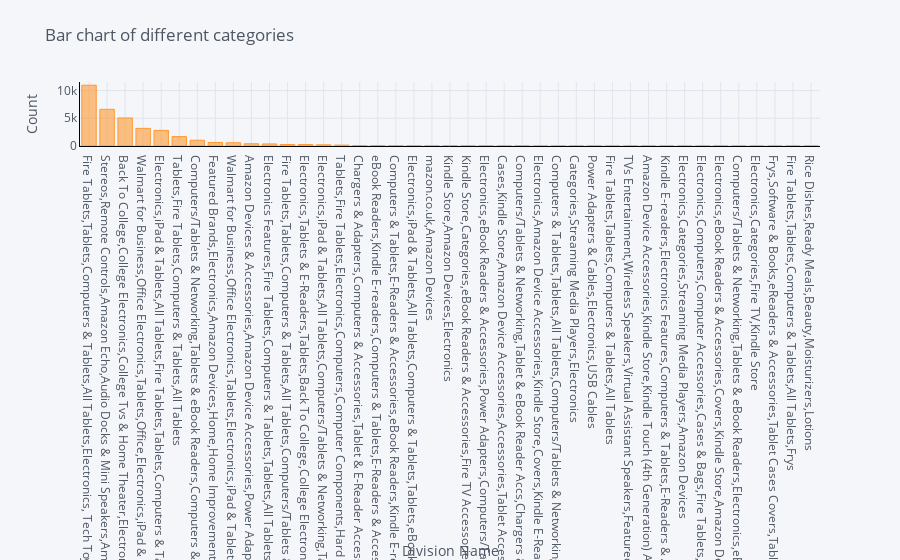

Notebook source saved alongside this figure:
### Code cell
df.groupby('categories').count()['id'].sort_values(ascending=False).iplot(kind='bar', yTitle='Count', linecolor='black', title="Bar chart of different categories", xTitle='Division Name')

### Figure 1 — Plotly figure (JSON) as saved in the notebook; plotly's stock layout.template omitted (floating-point values rounded to 4 significant figures)
{"data": [{"marker": {"color": "rgba(255, 153, 51, 0.6)", "line": {"color": "rgba(255, 153, 51, 1.0)", "width": 1}}, "name": "id", "orientation": "v", "text": "", "type": "bar", "x": ["Fire Tablets,Tablets,Computers & Tablets,All Tablets,Electronics, Tech Toys, Movies, Music,Electronics,iPad & Tablets,Android Tablets,Frys", "Stereos,Remote Controls,Amazon Echo,Audio Docks & Mini Speakers,Amazon Echo Accessories,Kitchen & Dining Features,Speaker Systems,Electronics,TVs Entertainment,Clearance,Smart Hubs & Wireless Routers,Featured Brands,Wireless Speakers,Smart Home & Connected Living,Home Security,Kindle Store,Home Automation,Home, Garage & Office,Home,Voice-Enabled Smart Assistants,Virtual Assistant Speakers,Portable Audio & Headphones,Electronics Features,Amazon Device Accessories,iPod, Audio Player Accessories,Home & Furniture Clearance,Consumer Electronics,Smart Home,Surveillance,Home Improvement,Smart Home & Home Automation Devices,Smart Hubs,Home Safety & Security,Voice Assistants,Alarms & Sensors,Amazon Devices,Audio,Holiday Shop", "Back To College,College Electronics,College Tvs & Home Theater,Electronics,Tvs & Home Theater,Streaming Devices,Featured Brands,Amazon Devices,Holiday Shop,Ways To Shop,TV & Home Theater,Streaming Media Players,All Streaming Media Players,TVs Entertainment,Video Games,Kindle Store,Electronics Features,Kids & Family,Fire TV", "Walmart for Business,Office Electronics,Tablets,Office,Electronics,iPad & Tablets,Windows Tablets,All Windows Tablets,Computers & Tablets,E-Readers & Accessories,E-Readers,eBook Readers,Kindle E-readers,Computers/Tablets & Networking,Tablets & eBook Readers,Electronics Features,Books & Magazines,Book Accessories,eReaders,TVs & Electronics,Computers & Laptops,Tablets & eReaders", "Electronics,iPad & Tablets,All Tablets,Fire Tablets,Tablets,Computers & Tablets", "Tablets,Fire Tablets,Computers & Tablets,All Tablets", "Computers/Tablets & Networking,Tablets & eBook Readers,Computers & Tablets,Tablets,All Tablets", "Featured Brands,Electronics,Amazon Devices,Home,Home Improvement,Home Safety & Security,Home Security,Alarms & Sensors,Smart Home & Home Automation Devices,Mobile,Mobile Speakers,Mobile Bluetooth Speakers,Smart Hubs & Wireless Routers,Smart Hubs,Home, Garage & Office,Smart Home,Voice Assistants,Smart Home & Connected Living,Amazon Tap,Portable Audio,MP3 Accessories,Speakers,Amazon Echo,Electronics Features,TVs & Electronics,Portable Audio & Electronics,MP3 Player Accessories,Home Theater & Audio,Kindle Store,Frys,Electronic Components,Home Automation,Electronics, Tech Toys, Movies, Music,Audio,Bluetooth Speakers", "Walmart for Business,Office Electronics,Tablets,Electronics,iPad & Tablets,All Tablets,Computers & Tablets,E-Readers & Accessories,Kindle E-readers,Electronics Features,eBook Readers,See more Amazon Kindle Voyage (Wi-Fi),See more Amazon Kindle Voyage 4GB, Wi-Fi  3G (Unlocked...", "Amazon Devices & Accessories,Amazon Device Accessories,Power Adapters & Cables,Kindle Store,Kindle E-Reader Accessories,Kindle Paperwhite Accessories", "Electronics Features,Fire Tablets,Computers & Tablets,Tablets,All Tablets,Computers/Tablets & Networking,Tablets & eBook Readers", "Fire Tablets,Tablets,Computers & Tablets,All Tablets,Computers/Tablets & Networking,Tablets & eBook Readers", "Electronics,Tablets & E-Readers,Tablets,Back To College,College Electronics,College Ipads & Tablets,Featured Brands,Amazon Devices,Electronics Deals,Computers & Tablets,All Tablets,Electronics Features,eBook Readers", "Electronics,iPad & Tablets,All Tablets,Computers/Tablets & Networking,Tablets & eBook Readers,Computers & Tablets,E-Readers & Accessories,E-Readers,Used:Computers Accessories,Used:Tablets,Computers,iPads Tablets,Kindle E-readers,Electronics Features", "Tablets,Fire Tablets,Electronics,Computers,Computer Components,Hard Drives & Storage,Computers & Tablets,All Tablets", "Chargers & Adapters,Computers & Accessories,Tablet & E-Reader Accessories,Amazon Devices & Accessories,Fire Tablet Accessories,Electronics,Power Adapters & Cables,Cell Phones,Amazon Device Accessories,Cell Phone Accessories,Cell Phone Batteries & Power,Tablet Accessories,Featured Brands,Kindle Fire (2nd Generation) Accessories,Kindle Store,Home Improvement,Fire (5th Generation) Accessories,Electrical,Amazon Devices,Home,Tablets & E-Readers,Cables & Chargers", "eBook Readers,Kindle E-readers,Computers & Tablets,E-Readers & Accessories,E-Readers", "Computers & Tablets,E-Readers & Accessories,eBook Readers,Kindle E-readers", "Electronics,iPad & Tablets,All Tablets,Computers & Tablets,Tablets,eBook Readers", "mazon.co.uk,Amazon Devices", "Kindle Store,Amazon Devices,Electronics", "Kindle Store,Categories,eBook Readers & Accessories,Fire TV Accessories,Electronics,Power Adapters & Cables,Amazon Device Accessories,Power Adapters", "Electronics,eBook Readers & Accessories,Power Adapters,Computers/Tablets & Networking,Tablet & eBook Reader Accs,Chargers & Sync Cables,Power Adapters & Cables,Kindle Store,Amazon Device Accessories,Kindle Fire (2nd Generation) Accessories,Fire Tablet Accessories", "Cases,Kindle Store,Amazon Device Accessories,Accessories,Tablet Accessories", "Computers/Tablets & Networking,Tablet & eBook Reader Accs,Chargers & Sync Cables,Power Adapters & Cables,Kindle Store,Amazon Device Accessories,Fire Tablet Accessories,Kindle Fire (2nd Generation) Accessories", "Electronics,Amazon Device Accessories,Kindle Store,Covers,Kindle E-Reader Accessories,Kindle DX (2nd Generation, Global Wireless) Accessories", "Computers & Tablets,Tablets,All Tablets,Computers/Tablets & Networking,Tablets & eBook Readers,Fire Tablets,Frys", "Categories,Streaming Media Players,Electronics", "Power Adapters & Cables,Electronics,USB Cables", "Fire Tablets,Tablets,Computers & Tablets,All Tablets", "TVs Entertainment,Wireless Speakers,Virtual Assistant Speakers,Featured Brands,Electronics,Amazon Devices,Home,Home Improvement,Home Safety & Security,Home Security,Alarms & Sensors,Smart Home & Home Automation Devices,Smart Hubs & Wireless Routers,Smart Hubs,Consumer Electronics,Voice-Enabled Smart Assistants,Smart Home & Connected Living,Home, Garage & Office,Smart Home,Voice Assistants,Surveillance,Home Automation,Speakers,Electronics Features,Holiday Shop,TV, Video & Home Audio,Internet & Media Streamers,Amazon Echo,Hubs & Controllers", "Amazon Device Accessories,Kindle Store,Kindle Touch (4th Generation) Accessories,Kindle E-Reader Accessories,Covers,Kindle Touch (4th Generation) Covers", "Kindle E-readers,Electronics Features,Computers & Tablets,E-Readers & Accessories,E-Readers,eBook Readers", "Electronics,Categories,Streaming Media Players,Amazon Devices", "Electronics,Computers,Computer Accessories,Cases & Bags,Fire Tablets,Electronics Features,Tablets,Computers & Tablets,Kids' Tablets,Electronics, Tech Toys, Movies, Music,iPad & Tablets,Top Rated", "Electronics,eBook Readers & Accessories,Covers,Kindle Store,Amazon Device Accessories,Kindle E-Reader Accessories,Kindle (5th Generation) Accessories,Kindle (5th Generation) Covers", "Computers/Tablets & Networking,Tablets & eBook Readers,Electronics,eBook Readers & Accessories,eBook Readers", "Electronics,Categories,Fire TV,Kindle Store", "Frys,Software & Books,eReaders & Accessories,Tablet Cases Covers,Tablet Accessories,Computer Accessories", "Fire Tablets,Tablets,Computers & Tablets,All Tablets,Frys", "Rice Dishes,Ready Meals,Beauty,Moisturizers,Lotions"], "y": [10966, 6619, 5056, 3176, 2814, 1699, 1038, 636, 580, 401, 372, 270, 256, 212, 158, 73, 67, 51, 30, 19, 19, 16, 15, 13, 13, 10, 10, 8, 8, 7, 7, 6, 6, 6, 6, 5, 4, 3, 2, 1, 1]}], "layout": {"legend": {"bgcolor": "#F5F6F9", "font": {"color": "#4D5663"}}, "paper_bgcolor": "#F5F6F9", "plot_bgcolor": "#F5F6F9", "title": {"font": {"color": "#4D5663"}, "text": "Bar chart of different categories"}, "xaxis": {"gridcolor": "#E1E5ED", "linecolor": "black", "showgrid": true, "tickfont": {"color": "#4D5663"}, "title": {"font": {"color": "#4D5663"}, "text": "Division Name"}, "zerolinecolor": "#E1E5ED"}, "yaxis": {"gridcolor": "#E1E5ED", "linecolor": "black", "showgrid": true, "tickfont": {"color": "#4D5663"}, "title": {"font": {"color": "#4D5663"}, "text": "Count"}, "zerolinecolor": "#E1E5ED"}}}
